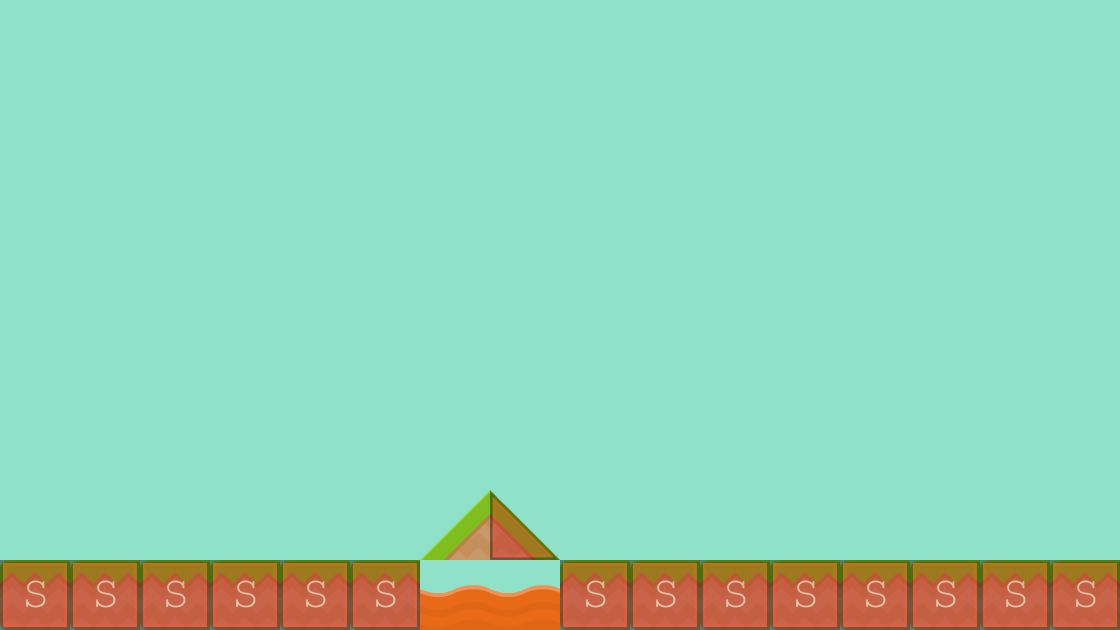

A level layout from a 2D game, rendered from its tile map. Below: a short description, then the map file with tile-grid data replaced by summaries:
An orthogonal 16x9 tile map with 70x70 px tiles, 2 tile layers (background1, collision), 2 tilesets and 2 objects (PlayerBase, EnemyBase).

<map version="1.0" orientation="orthogonal" renderorder="right-down" width="16" height="9" tilewidth="70" tileheight="70" backgroundcolor="#8fe1c9">
 <tileset firstgid="1" name="background-tiles" tilewidth="70" tileheight="70">
  <image source="../img/background-tiles.png" width="910" height="910" />
  <tile id="18">
   <properties>
    <property name="type" value="lslope" />
   </properties>
  </tile>
 </tileset>
 <tileset firstgid="170" name="meta-tiles" tilewidth="70" tileheight="70">
  <image source="../img/meta-tiles.png" width="350" height="70" />
  <tile id="1">
   <properties>
    <property name="type" value="lslope" />
   </properties>
  </tile>
  <tile id="3">
   <properties>
    <property name="type" value="rslope" />
   </properties>
  </tile>
  <tile id="4">
   <properties>
    <property name="type" value="solid" />
   </properties>
  </tile>
 </tileset>
 <layer name="background1" width="16" height="9">
  <data>[144 cells, 18 non-empty, 4 distinct tile ids]</data>
 </layer>
 <layer name="collision" width="16" height="9" opacity="0.43">
  <properties>
   <property name="type" value="solid" />
  </properties>
  <data>[144 cells, 15 non-empty, 2 distinct tile ids]</data>
 </layer>
 <objectgroup name="BaseEntities">
  <object name="PlayerBase" x="246" y="414" width="64" height="144" />
  <object name="EnemyBase" x="845.18" y="419.423" width="64" height="144" rotation="1.03568" />
 </objectgroup>
</map>
